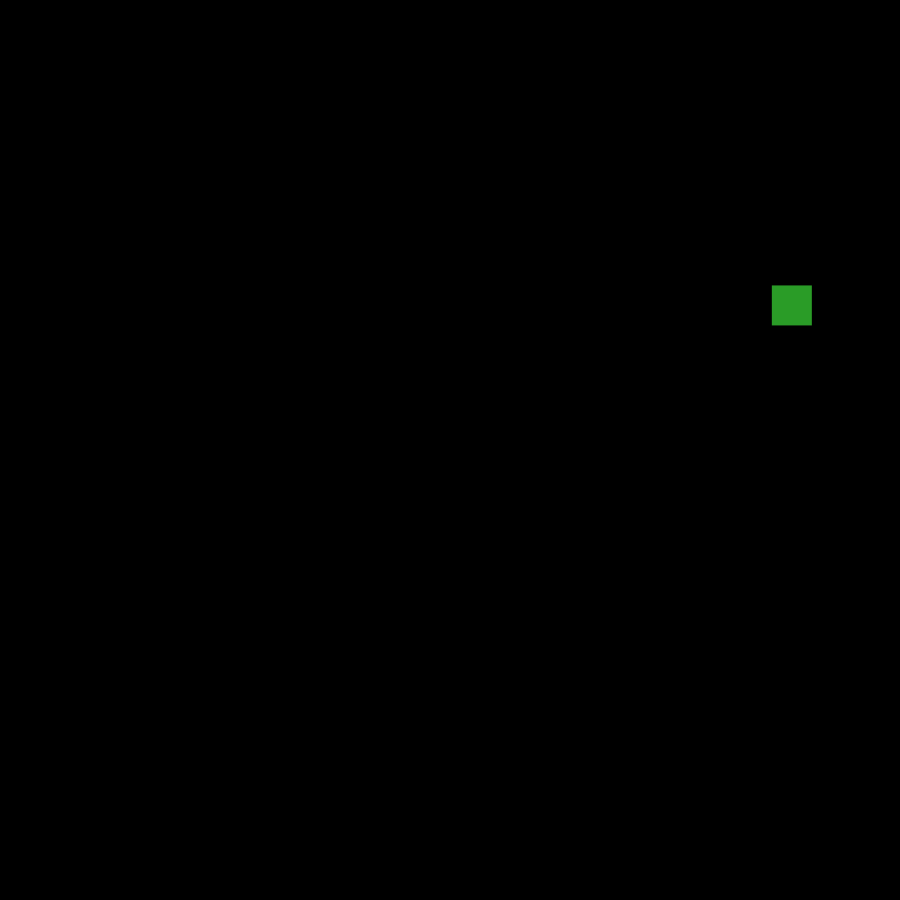
Frame 1 (no input)
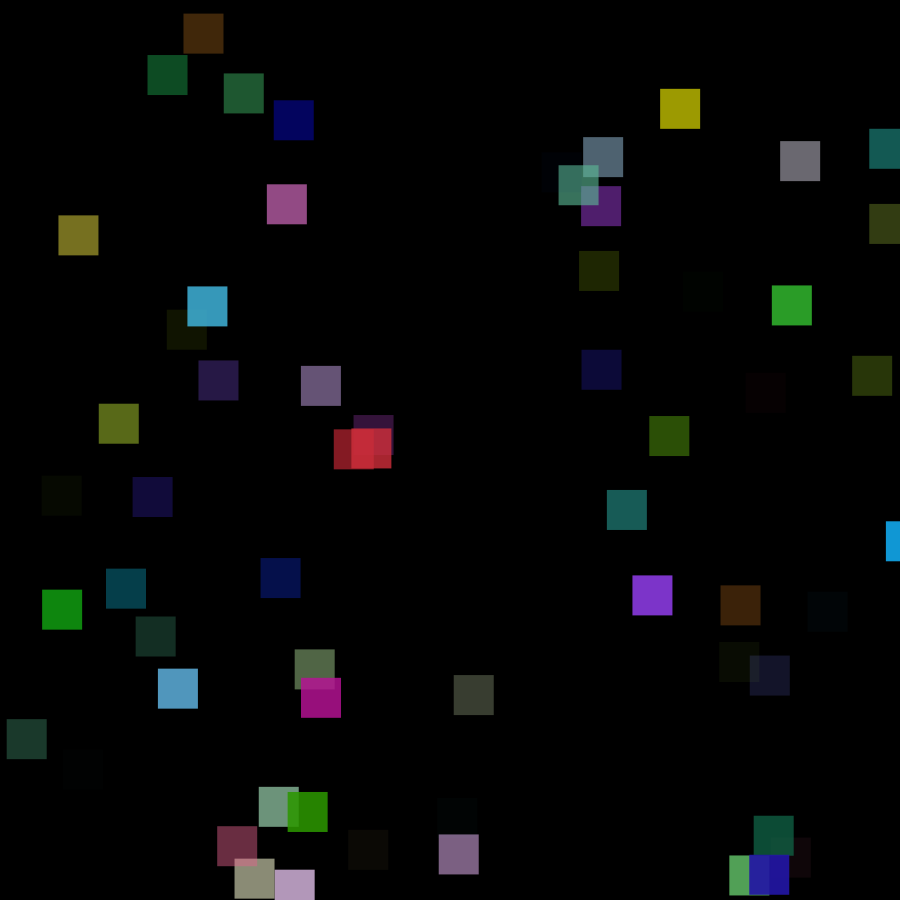
Frame 60 (the mouse pressed at the canvas centre just before this capture)
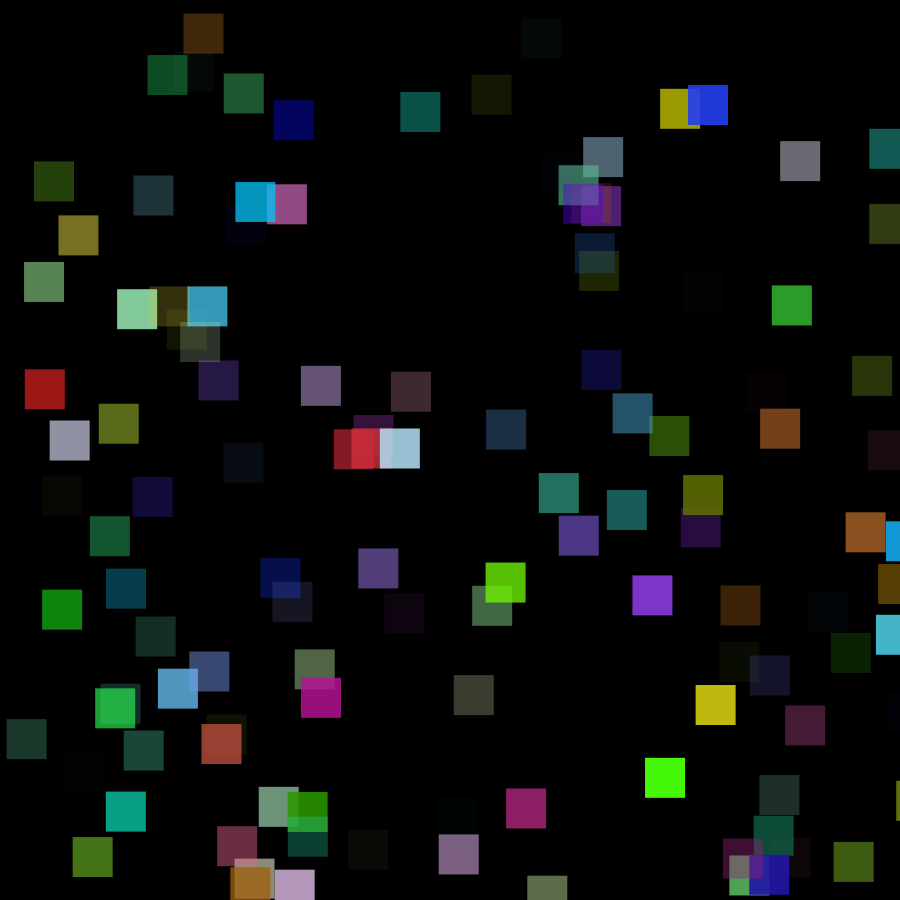
Frame 120 (the mouse held since frame 60 and released just before this capture)

The Processing sketch that drew these frames (run headless with seeded random() and noise(); from frame 60 on, the mouse is pressed at the canvas centre):

// Processing sketch: sketch_feb5_using_random_
// ── sketch_feb5_using_random_.pde
float randieR;
float randieG;
float randieB;
float randieX;
float randieY;
float alpha;
void setup(){
  background(0);
  size(900,900);
}

void draw(){
  alpha = random(0,255);
  randieR = random(0,255);
  randieG = random(0,255);
  randieB = random(0,255);
  
  randieX = random(0,width);
  randieY = random(0,width);
  
  noStroke();
  fill(randieR,randieG,randieB, alpha);
  rect(randieX,randieY,40,40);
}

void keyPressed(){ //event listener, hot key interaction with void draw
  background(0);
  
}
